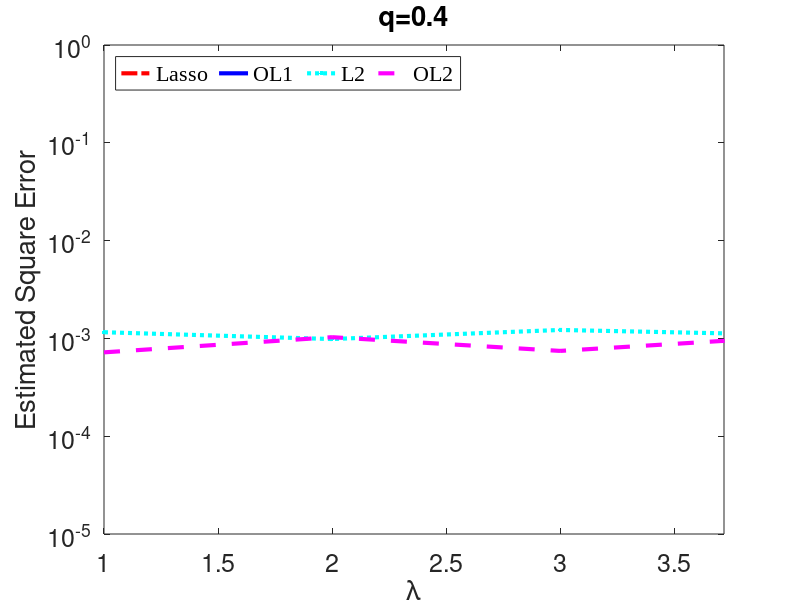

Reproduce this figure in MATLAB.
figure('Color', 'white');
set(gcf,'units','points','position',[0,0,650,550]);
%set(gca,'Fontsize',18,'FontName','Times New Roman');
clf; 
L1data = load('data/L1-Lasso.txt');
OL1data = load('data/OL1.txt');
L2data = load('data/L2.txt');
OL2data = load('data/OL2.txt');
lambda = load('data/lambda.txt');
%lambda = min(data)+rand(1,length(OL2data))*(max(data)-min(data)); % x=xmin+rand(1,n)*(xmax-xmin)
%size(L1data)
%size(OL1data)
%size(OL2data)
%size(lambda)
plot(L1data,'r-.','MarkerSize', 10, 'LineWidth', 3);
hold on
plot(OL1data,'b-','MarkerSize', 10, 'LineWidth', 3);
hold on
plot(L2data,'c:.','MarkerSize', 10, 'LineWidth', 3);
hold on
plot(OL2data,'m--','MarkerSize', 10, 'LineWidth', 3);
hold off;
xlim([1,max(lambda)]);
set(gca,'YScale','log');
xlabel('\lambda','FontSize',18); 
ylabel('Estimated Square Error','FontSize',18);
legend1 = legend('Lasso','OL1','L2','OL2','Location','northwest','Orientation','horizontal');
set(legend1,'FontSize',18,'FontName','Times New Roman');
title('q=0.4','FontSize',18);
set(gca,'Fontsize',18);
%print('E:\Deep Learning\Research\Paper Writting\graphs\coefficient_mse.png','-dpng','-r900');
%print('E:\Deep Learning\Research\Paper Writting\graphs\coefficient_mse.eps','-depsc2','-r900');

